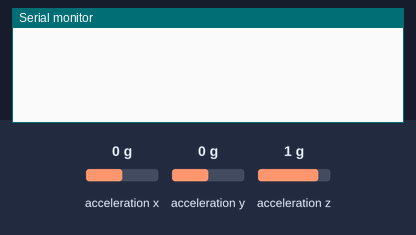
A sketch run on a simulated Arduino Nano, built with avr-gcc and run on an emulated ATmega328P. On the bench: the last lines printed to the serial monitor. Wiring (inferred from the names in the program): MPU-6050 motion sensor at I2C address 0x68. The inputs (shaded band) are chosen by the test bench; at power-on: acceleration y 0 g, acceleration x 0 g, acceleration z 1 g.

Above: at 1.2 s.
1.3 s: acceleration y set to -1.4 g
At 1.42 s:
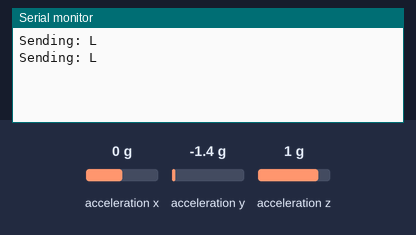
3.2 s: acceleration y set to 0.8 g
At 3.26 s:
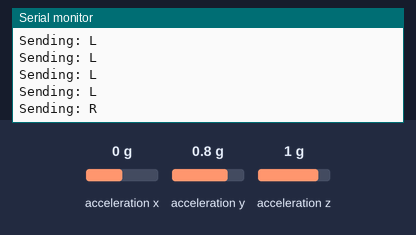

Measured:
- after the input at 1.3 s, the serial monitor: prints a new line at once (image 1)
- after the input at 3.2 s, the serial monitor: prints a new line after 0.06 s (image 2)

The sketch:

glove_transmitter.ino
```cpp
/*
  NANO #1 - "GLOVE" (TRANSMITTER) - v2
  --------------------------------------
  Continuously sends a character over UART WHILE tilted:
    'L' = tilted left  (sent repeatedly every ~100ms while held)
    'R' = tilted right (sent repeatedly every ~100ms while held)
  Sends NOTHING while neutral - the receiver detects "no more signal"
  on its own using a timeout, and stops blinking.

  Wiring:
    GY-521 VCC -> 5V
    GY-521 GND -> GND
    GY-521 SCL -> A5
    GY-521 SDA -> A4

    Pin 11 (SoftwareSerial TX) -> Nano #2's Pin 10 (its SoftwareSerial RX)
    GND -> Nano #2 GND   (MUST be connected - shared ground)
*/

#include <Wire.h>
#include <SoftwareSerial.h>

SoftwareSerial LinkSerial(10, 11); // RX (unused), TX -> goes to Nano #2

const int MPU_ADDR = 0x68;
int16_t accX, accY, accZ;
float roll;
const float THRESHOLD = 20.0; // degrees
const int SEND_INTERVAL = 100; // ms between repeated sends while tilted

void setup() {
  Wire.begin();

  // Wake up the MPU6050
  Wire.beginTransmission(MPU_ADDR);
  Wire.write(0x6B);
  Wire.write(0);
  Wire.endTransmission(true);

  Serial.begin(9600);     // for debugging via USB
  LinkSerial.begin(9600); // for talking to Nano #2
}

void loop() {
  readAccel();
  roll = atan2(accY, accZ) * 180.0 / PI;

  if (roll > THRESHOLD) {
    LinkSerial.write('R');
    Serial.println("Sending: R");
  } else if (roll < -THRESHOLD) {
    LinkSerial.write('L');
    Serial.println("Sending: L");
  }
  // Neutral -> send nothing. Nano #2 will time out and stop on its own.

  delay(SEND_INTERVAL);
}

void readAccel() {
  Wire.beginTransmission(MPU_ADDR);
  Wire.write(0x3B);
  Wire.endTransmission(false);
  Wire.requestFrom(MPU_ADDR, 6, true);

  accX = Wire.read() << 8 | Wire.read();
  accY = Wire.read() << 8 | Wire.read();
  accZ = Wire.read() << 8 | Wire.read();
}
```
